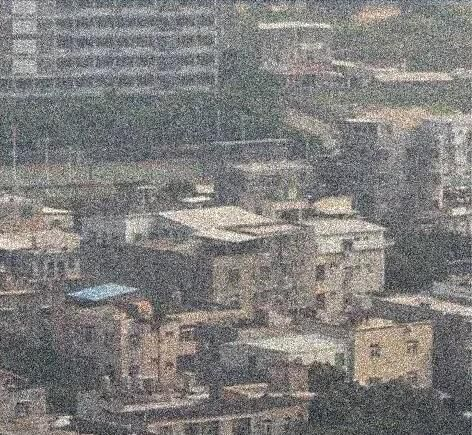
#> input picture work01.jpg, 472 x 435 px
$ python work01.py
#> lines starting #> are read from the running program, lines starting #| are printed output that depends on the picture
#> further down, img is the input picture: shape (435, 472, 3); mean B, G, R 124.5, 126.1, 127.5
import numpy as np
import cv2

def median_filter_color(image, kernel_size):
    """
    中值滤波函数（彩色图像）
    :param image: 输入图像
    :param kernel_size: 滤波器大小
    :return: 滤波后的图像
    """
#> called with kernel_size = 5
    height, width, channels = image.shape
#> height = 435; width = 472; channels = 3
    output = np.zeros_like(image)

    # 计算滤波器的半径
    radius = kernel_size // 2

    for c in range(channels):  # 针对每个颜色通道进行处理
        for i in range(radius, height - radius):
            for j in range(radius, width - radius):
                # 提取滤波器覆盖的区域
                neighbors = image[i - radius:i + radius + 1, j - radius:j + radius + 1, c]

                # 计算邻域的中值作为当前像素的值
                output[i, j, c] = np.median(neighbors)
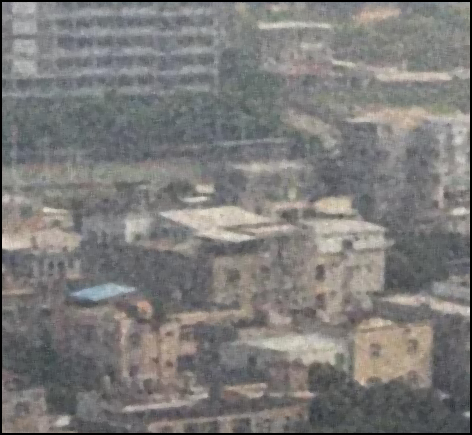
#> output: shape (435, 472, 3); mean B, G, R 122, 123.5, 124.9

    return output

# 读取彩色图像
file_to_open = 'work01.jpg'
img = cv2.imread(file_to_open)

# 应用中值滤波
denoised_image = median_filter_color(img, kernel_size=5)  # 5表示核的大小，可以根据需要调整

# 显示结果
cv2.imshow('Original Image', img)
cv2.imshow('Denoised Image', denoised_image)
cv2.waitKey(0)
cv2.destroyAllWindows()
